Frame 1 (no input): blank canvas, image omitted
Frame 60 (the mouse pressed at the canvas centre just before this capture): blank canvas, image omitted
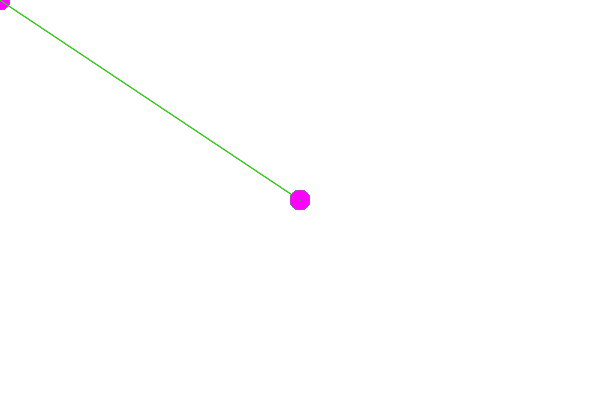
Frame 120 (the mouse held since frame 60 and released just before this capture)

The Processing sketch whose frames 1 and 60 were blank and that drew this single picture after the mouse press (run headless with seeded random() and noise(); from frame 60 on, the mouse is pressed at the canvas centre):

// Processing sketch: processing_182796
// ── processing_182796.pde

//Dillan Teague
// Exercise 4; Poke, Rub Tickle


void setup (){
  size (600,400);
  smooth();
  background (255);
  frameRate(7);
  
}

void draw(){
  
  noStroke();
  fill(200,0,75); //where mouse is at moment
  ellipse (mouseX, mouseY, 20,20);
  fill(0,200,200); //where mouse was
  ellipse (pmouseX, pmouseY, 20,20);
  stroke (200,0,75); //connects in between
  line(mouseX, mouseY, pmouseX, pmouseY);
  
  if( mousePressed == true) { //new color scheme when mouse held down
  noStroke();
  fill (0,255,0);
  ellipse (mouseX, mouseY, 20, 20);
  fill (255,0,255);
  ellipse (pmouseX, pmouseY, 20,20);
  stroke (0,255,0);
  line (mouseX, mouseY, pmouseX, pmouseY); 
  } 
}

void mousePressed(){ // changes background color without wiping drawing functions, when mouse pressed first time
  background (0);
}

void mouseClicked(){ //starts over to blank white background
  background(255);
}
